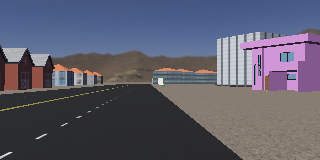
#> input picture Modelado/Dataset/JPEGImages/yutsil_blue/yutsil_blue_25_06_2026_13_57_frame_128.jpeg, 320 x 160 px
$ python -i bc_preprocessing.py   (imports and definitions only)
#> lines starting #> are read from the running program, lines starting #| are printed output that depends on the picture
#> further down, picture is the input picture: shape (160, 320, 3); mean B, G, R 107.3, 91.8, 92.7
"""
Preprocesamiento para inferencia de Behavioral Cloning.

El notebook de entrenamiento decodifica imagenes en RGB, convierte los pixeles
a float32 en el rango [0, 1] y redimensiona a 66x200 con interpolacion de area.
No se aplica recorte/ROI en el pipeline base de entrenamiento.
"""

import cv2
import numpy as np


BC_IMAGE_HEIGHT = 66
BC_IMAGE_WIDTH = 200
BC_IMAGE_CHANNELS = 3
BC_INPUT_SHAPE = (BC_IMAGE_HEIGHT, BC_IMAGE_WIDTH, BC_IMAGE_CHANNELS)


def webots_image_to_rgb(image):
    """
    Convierte una imagen de Webots a RGB.

    CameraService entrega normalmente imagenes BGRA con forma
    (height, width, 4). La red se entreno con imagenes RGB decodificadas desde
    JPEG, por lo que la conversion de canales debe hacerse antes de inferir.
    """

    if image is None:
        raise ValueError("La imagen de entrada no puede ser None.")

    if image.ndim == 2:
        return cv2.cvtColor(image, cv2.COLOR_GRAY2RGB)

    if image.ndim != 3:
        raise ValueError(f"Forma de imagen no soportada: {image.shape}")

    channels = image.shape[2]
#> channels = 3

    if channels == 4:
        return cv2.cvtColor(image, cv2.COLOR_BGRA2RGB)

    if channels == 3:
        return cv2.cvtColor(image, cv2.COLOR_BGR2RGB)

    raise ValueError(f"Numero de canales no soportado: {channels}")


def preprocess_for_behavioral_cloning(image):
    """
    Prepara una imagen de camara para el modelo Keras.

    Returns:
        np.ndarray con forma (1, 66, 200, 3), dtype float32 y valores [0, 1].
    """

    rgb_image = webots_image_to_rgb(image)
    normalized = rgb_image.astype(np.float32) / 255.0

    resized = cv2.resize(
        normalized,
        (BC_IMAGE_WIDTH, BC_IMAGE_HEIGHT),
        interpolation=cv2.INTER_AREA,
    )
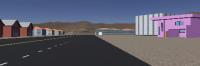
#> resized: shape (66, 200, 3) float32; mean R, G, B 0.364, 0.36, 0.421

    resized = np.clip(resized, 0.0, 1.0).astype(np.float32)

    return np.expand_dims(resized, axis=0)

>>> import cv2
>>> picture = cv2.imread('../../Modelado/Dataset/JPEGImages/yutsil_blue/yutsil_blue_25_06_2026_13_57_frame_128.jpeg')
>>> result = preprocess_for_behavioral_cloning(picture)

$ run again, on Modelado/Dataset/JPEGImages/yutsil_blue/yutsil_blue_25_06_2026_13_57_frame_331.jpeg
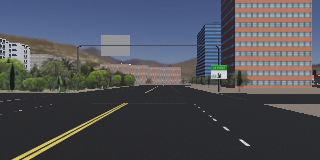
#> input picture Modelado/Dataset/JPEGImages/yutsil_blue/yutsil_blue_25_06_2026_13_57_frame_331.jpeg, 320 x 160 px
#> picture is the input picture: shape (160, 320, 3); mean B, G, R 88, 81.4, 80.3
#> in preprocess_for_behavioral_cloning, `resized = cv2.resize( normalized, (BC_IMAGE_WIDTH, BC_IMAGE_HEIGHT), i..`:
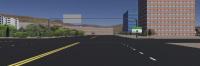
#> resized: shape (66, 200, 3) float32; mean R, G, B 0.315, 0.319, 0.345

$ run again, on Modelado/Dataset/JPEGImages/yutsil_blue/yutsil_blue_25_06_2026_13_57_frame_41.jpeg
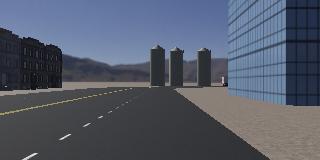
#> input picture Modelado/Dataset/JPEGImages/yutsil_blue/yutsil_blue_25_06_2026_13_57_frame_41.jpeg, 320 x 160 px
#> picture is the input picture: shape (160, 320, 3); mean B, G, R 105.7, 90.6, 83.9
#> in preprocess_for_behavioral_cloning, `resized = cv2.resize( normalized, (BC_IMAGE_WIDTH, BC_IMAGE_HEIGHT), i..`:
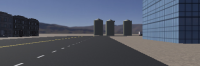
#> resized: shape (66, 200, 3) float32; mean R, G, B 0.329, 0.355, 0.414

$ run again, on Modelado/Dataset/JPEGImages/yutsil_blue/yutsil_blue_25_06_2026_13_57_frame_428.jpeg
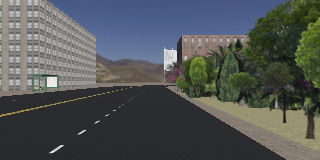
#> input picture Modelado/Dataset/JPEGImages/yutsil_blue/yutsil_blue_25_06_2026_13_57_frame_428.jpeg, 320 x 160 px
#> picture is the input picture: shape (160, 320, 3); mean B, G, R 85.6, 85.3, 81.7
#> in preprocess_for_behavioral_cloning, `resized = cv2.resize( normalized, (BC_IMAGE_WIDTH, BC_IMAGE_HEIGHT), i..`:
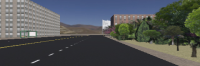
#> resized: shape (66, 200, 3) float32; mean R, G, B 0.32, 0.335, 0.336
